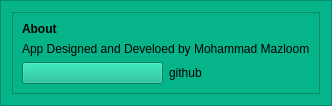
        <widget class="QFrame" name="right_frame">
         <property name="styleSheet">
          <string notr="true">background-color: rgb(6, 180, 137);</string>
         </property>
         <property name="frameShape">
          <enum>QFrame::Shape::StyledPanel</enum>
         </property>
         <property name="frameShadow">
          <enum>QFrame::Shadow::Raised</enum>
         </property>
         <layout class="QHBoxLayout" name="horizontalLayout_10">
          <item alignment="Qt::AlignmentFlag::AlignRight|Qt::AlignmentFlag::AlignTop">
           <widget class="QFrame" name="frame">
            <property name="styleSheet">
             <string notr="true"/>
            </property>
            <property name="frameShape">
             <enum>QFrame::Shape::StyledPanel</enum>
            </property>
            <property name="frameShadow">
             <enum>QFrame::Shadow::Raised</enum>
            </property>
            <layout class="QGridLayout" name="gridLayout_2">
             <item row="0" column="0">
              <widget class="QLabel" name="label_11">
               <property name="font">
                <font>
                 <bold>true</bold>
                </font>
               </property>
               <property name="text">
                <string>About</string>
               </property>
              </widget>
             </item>
             <item row="1" column="0" colspan="2">
              <widget class="QLabel" name="label_12">
               <property name="text">
                <string>App Designed and Develoed by Mohammad Mazloom</string>
               </property>
              </widget>
             </item>
             <item row="2" column="0">
              <widget class="QPushButton" name="pushButton_10">
               <property name="text">
                <string/>
               </property>
               <property name="icon">
                <iconset>
                 <normaloff>:/icons/Icons/10412341841540553610-64.png</normaloff>:/icons/Icons/10412341841540553610-64.png</iconset>
               </property>
              </widget>
             </item>
             <item row="2" column="1">
              <widget class="QLabel" name="label_13">
               <property name="text">
                <string>github</string>
               </property>
              </widget>
             </item>
            </layout>
           </widget>
          </item>
         </layout>
        </widget>
